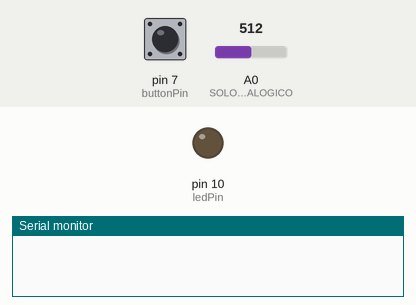
Simulated run of this sketch. Board: Arduino Uno, built with avr-gcc and run on an emulated ATmega328P. Parts: output pins drawn as LEDs (lit = HIGH), the last lines printed to the serial monitor. The test bench sets the inputs (shaded band); at power-on: pin 7 (buttonPin) HIGH, A0 (SOLO_ANALOGICO) = 512.

Above: at 1.2 s.
1.3 s: pin 7 (buttonPin) pulled LOW for 0.15 s
At 1.37 s:
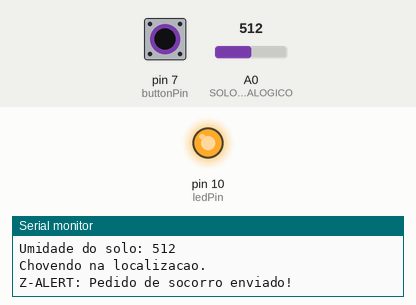
2.9 s: pin 7 (buttonPin) pulled LOW for 3.2 s
At 6.8 s:
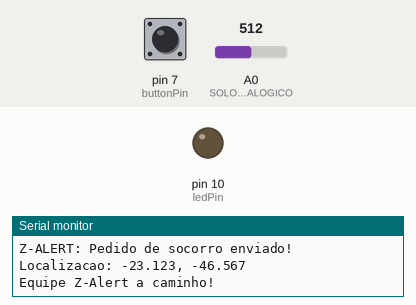
Timing chart, 0 to 8.3 s (numbered marks = the images above; inputs shaded):
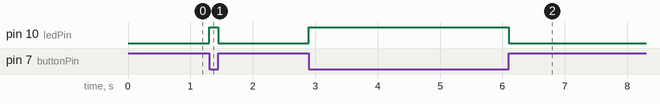

Measured:
- after the input at 1.3 s, pin 10 (ledPin): LOW → HIGH at once, → LOW 0.15 s later
- after the input at 2.9 s, pin 10 (ledPin): LOW → HIGH at once, → LOW 3.2 s later

The sketch:

main.ino
```cpp
#define SOLO_ANALOGICO A0
int buttonPin = 7;
int ledPin = 10;
bool buttonWasPressed = false;

void setup() {
  pinMode(ledPin, OUTPUT);
  pinMode(buttonPin, INPUT_PULLUP);
  pinMode(SOLO_ANALOGICO, INPUT);
  Serial.begin(9600);
}

void loop() {
  bool buttonPressed = digitalRead(buttonPin) == LOW;

  if (buttonPressed && !buttonWasPressed) {
    digitalWrite(ledPin, HIGH);

    int valorSolo = analogRead(SOLO_ANALOGICO);

    Serial.print("Umidade do solo: ");
    Serial.println(valorSolo);

    if (valorSolo > 800) {
      Serial.println("Nenhuma chuva detectada na localizacao.");
    } else if (valorSolo > 400) {
      Serial.println("Chovendo na localizacao.");
    } else {
      Serial.println("ALAGAMENTO DETECTADO NA LOCALIZACAO!");
    }

    Serial.println("Z-ALERT: Pedido de socorro enviado!");
    Serial.println("Localizacao: -23.123, -46.567");
    Serial.println("Equipe Z-Alert a caminho!");
    buttonWasPressed = true;

  } else if (!buttonPressed && buttonWasPressed) {
    digitalWrite(ledPin, LOW);
    buttonWasPressed = false;
  }
}
```
